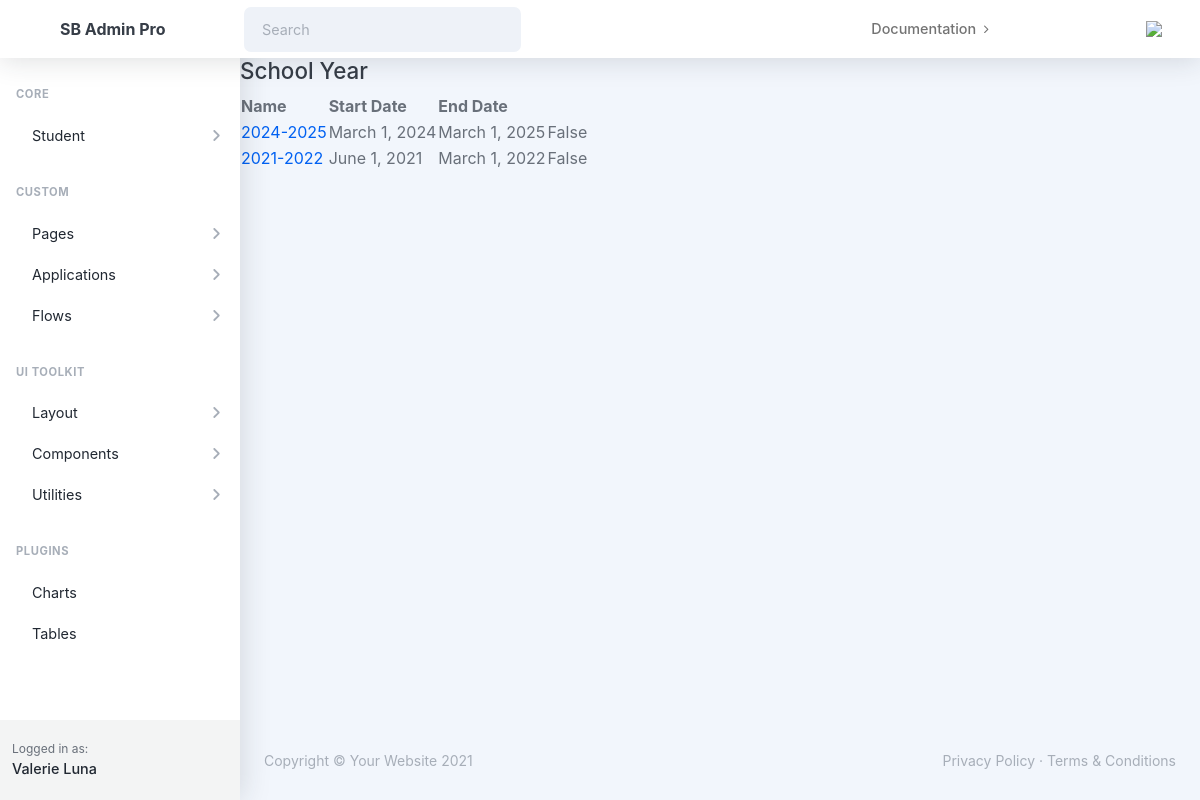
The page /academics/list_school_year/ on the database its author committed.
### academics/models.py (models this page shows, shortened)
class SchoolYear(models.Model):
    name = models.CharField(max_length=100, verbose_name=_("Name"), blank=True)
    start_date = models.DateField(verbose_name=_("Start Date"))
    end_date = models.DateField(verbose_name=_("End Date"))
    is_current = models.BooleanField(default=False, verbose_name=_("Is Current School Year"))
    class Meta:
        verbose_name = _("School Year")
        verbose_name_plural = _("School Years")
        ordering = ['-start_date']  # Orders the school years starting with the most recent

### academics/views.py (the view)
# urls.py: path('list_school_year/', list_school_year, name='list_school_year'),
def list_school_year(request):
    school_years = SchoolYear.objects.all()
    context = {
        'school_years': school_years,
    }
    return render(request, 'academics/list_school_year.html', context)

### academics/templates/academics/list_school_year.html
{% extends 'students/base.html' %}
{% block content %}
<h2>School Year</h2>
<table>
        <thead>
                <tr>
                        <th>Name</th>
                        <th>Start Date</th>
                        <th>End Date</th>
                </tr>
        </thead>
        <tbody>
                {% for school_year in school_years %}
                <tr>
                        <td>
                                <a href="{% url 'academics:view_school_year' school_year.id %}">
                                {{school_year.name}} </a>
                        </td>
                        <td> {{school_year.start_date}} </td>
                        <td>{{ school_year.end_date }}</td>
                        <td> {{ school_year.is_current }} </td>
                </tr>
                {% endfor %}
        </tbody>
</table>
{% endblock content %}

### rows shown on the page
SchoolYear: name "2024-2025", start_date "March 1, 2024", end_date "March 1, 2025", is_current "False"
SchoolYear: name "2021-2022", start_date "June 1, 2021", end_date "March 1, 2022", is_current "False"
